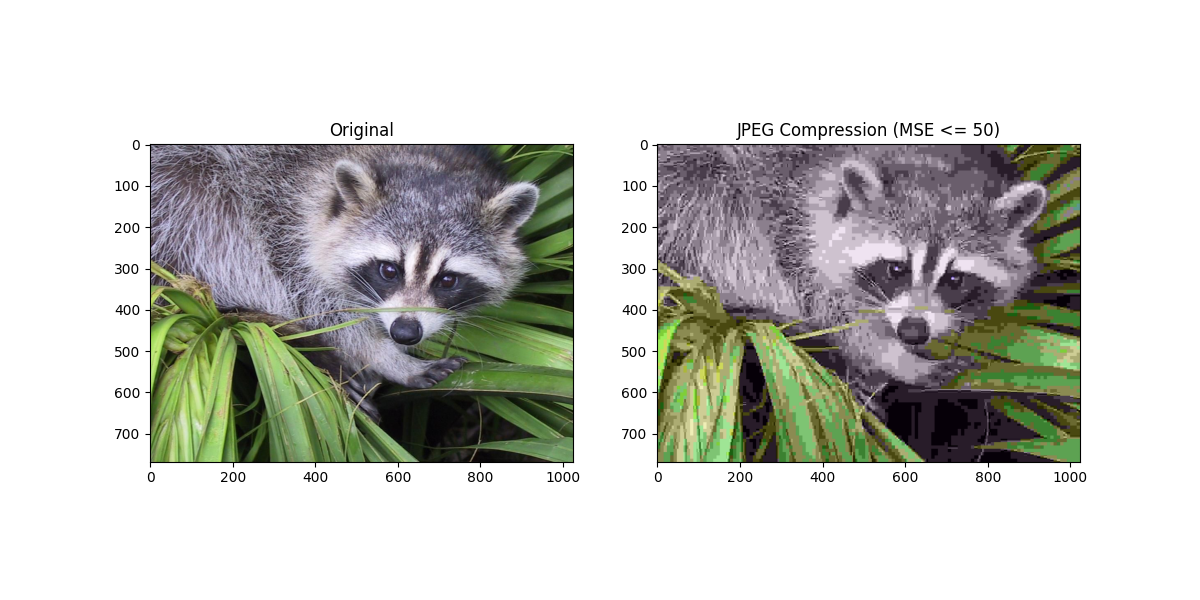

The script that saved this image:

import numpy as np
import matplotlib.pyplot as plt
from scipy import misc
from scipy.fft import dctn, idctn


def rgb_to_ycbcr(image):
    transform_matrix = np.array([
        [0.299, 0.587, 0.114],
        [-0.168736, -0.331264, 0.5],
        [0.5, -0.418688, -0.081312]
    ])
    ycbcr = np.dot(image, transform_matrix.T)
    ycbcr[:, :, [1, 2]] += 128  # Adăugăm offset-ul pentru Cb și Cr
    return ycbcr


def ycbcr_to_rgb(image):
    inverse_transform_matrix = np.array([
        [1.0, 0.0, 1.402],
        [1.0, -0.344136, -0.714136],
        [1.0, 1.772, 0.0]
    ])
    rgb = np.dot(image - [0, 128, 128], inverse_transform_matrix.T)
    return np.clip(rgb, 0, 255).astype(np.uint8)


def calculate_mse(original, compressed):
    return np.square(np.subtract(original.flatten(), compressed.flatten())).mean()


def add_padding(image, block_size):
    rows, cols, channels = image.shape
    padded_rows = (rows + block_size - 1) // block_size * block_size
    padded_cols = (cols + block_size - 1) // block_size * block_size

    padded_image = np.zeros((padded_rows, padded_cols, channels), dtype=image.dtype)
    padded_image[:rows, :cols, :] = image
    return padded_image


def remove_padding(image, original_shape):
    return image[:original_shape[0], :original_shape[1], :]


Q_base = np.array([
    [16, 11, 10, 16, 24, 40, 51, 61],
    [12, 12, 14, 19, 26, 28, 60, 55],
    [14, 13, 16, 24, 40, 57, 69, 56],
    [14, 17, 22, 29, 51, 87, 80, 62],
    [18, 22, 37, 56, 68, 109, 103, 77],
    [24, 35, 55, 64, 81, 104, 113, 92],
    [49, 64, 78, 87, 103, 121, 120, 101],
    [72, 92, 95, 98, 112, 100, 103, 99]
])

block_size = 8

X = misc.face()
rows, cols, channels = X.shape

X_ycbcr = rgb_to_ycbcr(X)

# adaugam padding imaginii
X_ycbcr_padded = add_padding(X_ycbcr, block_size)

#  dimensiunile imaginii cu padding
padded_rows, padded_cols, _ = X_ycbcr_padded.shape

# pragul MSE 
mse_threshold = 50

scaling_factor = 1.0
current_mse = float('-inf')
X_jpeg = np.zeros_like(X_ycbcr_padded, dtype=np.float32)
y_nnz, y_jpeg_nnz = 0, 0

while current_mse < mse_threshold:
    Q_jpeg = Q_base * scaling_factor

    for ch in range(channels):
        for i in range(0, padded_rows, block_size):
            for j in range(0, padded_cols, block_size):
                block = X_ycbcr_padded[i:i + block_size, j:j + block_size, ch]

                dct_block = dctn(block)

                quantized_block = np.round(dct_block / Q_jpeg) * Q_jpeg

                reconstructed_block = idctn(quantized_block)

                y_nnz = y_nnz + np.count_nonzero(dct_block)
                y_jpeg_nnz = y_jpeg_nnz + np.count_nonzero(quantized_block)

                X_jpeg[i:i + block_size, j:j + block_size, ch] = reconstructed_block

    X_jpeg_rgb = ycbcr_to_rgb(X_jpeg)

    X_jpeg_rgb = remove_padding(X_jpeg_rgb, X.shape)

    # calculam MSE
    current_mse = calculate_mse(X, X_jpeg_rgb)
    print(f"Current MSE: {current_mse} | Scaling Factor: {scaling_factor}")

    # crestem factorul de scalare pentru a ajusta compresia
    scaling_factor *= 8.1

print('Componente în frecvență:' + str(y_nnz) +
      '\nComponente în frecvență după cuantizare: ' + str(y_jpeg_nnz))

plt.figure(figsize=(12, 6))
plt.subplot(121)
plt.imshow(X)
plt.title('Original')
plt.subplot(122)
plt.imshow(X_jpeg_rgb)
plt.title(f'JPEG Compression (MSE <= {mse_threshold})')
plt.savefig('ex3.png')
plt.show()
